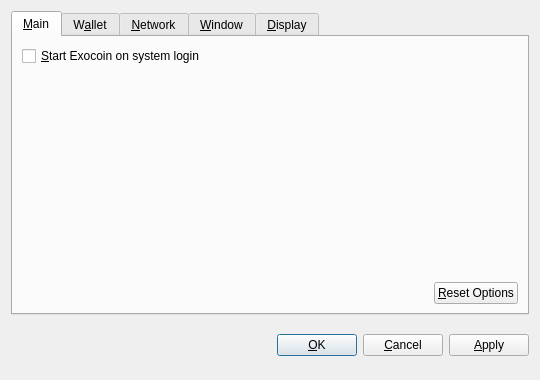
<?xml version="1.0" encoding="UTF-8"?>
<ui version="4.0">
 <class>OptionsDialog</class>
 <widget class="QDialog" name="OptionsDialog">
  <property name="geometry">
   <rect>
    <x>0</x>
    <y>0</y>
    <width>540</width>
    <height>380</height>
   </rect>
  </property>
  <property name="windowTitle">
   <string>Options</string>
  </property>
  <property name="modal">
   <bool>true</bool>
  </property>
  <layout class="QVBoxLayout" name="verticalLayout">
   <item>
    <widget class="QTabWidget" name="tabWidget">
     <property name="tabPosition">
      <enum>QTabWidget::North</enum>
     </property>
     <property name="currentIndex">
      <number>0</number>
     </property>
     <widget class="QWidget" name="tabMain">
      <attribute name="title">
       <string>&amp;Main</string>
      </attribute>
      <layout class="QVBoxLayout" name="verticalLayout_Main">
       <item>
        <widget class="QCheckBox" name="bitcoinAtStartup">
         <property name="toolTip">
          <string>Automatically start Exocoin after logging in to the system.</string>
         </property>
         <property name="text">
          <string>&amp;Start Exocoin on system login</string>
         </property>
        </widget>
       </item>
       <item>
        <spacer name="verticalSpacer_Main">
         <property name="orientation">
          <enum>Qt::Vertical</enum>
         </property>
         <property name="sizeHint" stdset="0">
          <size>
           <width>20</width>
           <height>40</height>
          </size>
         </property>
        </spacer>
       </item>
       <item>
        <layout class="QHBoxLayout" name="horizontalLayout_2_Main">
         <item>
          <spacer name="horizontalSpacer_2_Main">
           <property name="orientation">
            <enum>Qt::Horizontal</enum>
           </property>
           <property name="sizeHint" stdset="0">
            <size>
             <width>40</width>
             <height>20</height>
            </size>
           </property>
          </spacer>
         </item>
         <item>
          <widget class="QPushButton" name="resetButton">
           <property name="toolTip">
            <string>Reset all client options to default.</string>
           </property>
           <property name="text">
            <string>&amp;Reset Options</string>
           </property>
           <property name="autoDefault">
            <bool>false</bool>
           </property>
          </widget>
         </item>
        </layout>
       </item>
      </layout>
     </widget>
     <widget class="QWidget" name="tabWallet">
      <attribute name="title">
       <string>W&amp;allet</string>
      </attribute>
      <layout class="QVBoxLayout" name="verticalLayout_Network">
       <item>
        <widget class="QLabel" name="transactionFeeInfoLabel">
         <property name="text">
          <string>Optional transaction fee per kB that helps make sure your transactions are processed quickly. Most transactions are 1 kB.</string>
         </property>
         <property name="textFormat">
          <enum>Qt::PlainText</enum>
         </property>
         <property name="wordWrap">
          <bool>true</bool>
         </property>
        </widget>
       </item>
       <item>
        <layout class="QHBoxLayout" name="horizontalLayout_1_Main">
         <item>
          <widget class="QLabel" name="transactionFeeLabel">
           <property name="text">
            <string>Pay transaction &amp;fee</string>
           </property>
           <property name="textFormat">
            <enum>Qt::PlainText</enum>
           </property>
           <property name="buddy">
            <cstring>transactionFee</cstring>
           </property>
          </widget>
         </item>
         <item>
          <widget class="BitcoinAmountField" name="transactionFee"/>
         </item>
         <item>
          <spacer name="horizontalSpacer_1_Main">
           <property name="orientation">
            <enum>Qt::Horizontal</enum>
           </property>
           <property name="sizeHint" stdset="0">
            <size>
             <width>40</width>
             <height>20</height>
            </size>
           </property>
          </spacer>
         </item>
        </layout>
       </item>
       <item>
        <widget class="QLabel" name="label">
         <property name="text">
          <string>If you disable the spending of unconfirmed change, the change from a transaction cannot be used until that transaction has at least one confirmation. This also affects how your balance is computed.</string>
         </property>
         <property name="wordWrap">
          <bool>true</bool>
         </property>
        </widget>
       </item>
       <item>
        <widget class="QCheckBox" name="spendZeroConfChange">
         <property name="text">
          <string>Spend unconfirmed change  (experts only)</string>
         </property>
        </widget>
       </item>
       <item>
        <spacer name="verticalSpacer">
         <property name="orientation">
          <enum>Qt::Vertical</enum>
         </property>
         <property name="sizeHint" stdset="0">
          <size>
           <width>20</width>
           <height>40</height>
          </size>
         </property>
        </spacer>
       </item>
      </layout>
     </widget>
     <widget class="QWidget" name="tabNetwork">
      <attribute name="title">
       <string>&amp;Network</string>
      </attribute>
      <layout class="QVBoxLayout" name="verticalLayout_Network">
       <item>
        <widget class="QCheckBox" name="mapPortUpnp">
         <property name="toolTip">
          <string>Automatically open the Exocoin client port on the router. This only works when your router supports UPnP and it is enabled.</string>
         </property>
         <property name="text">
          <string>Map port using &amp;UPnP</string>
         </property>
        </widget>
       </item>
       <item>
        <widget class="QCheckBox" name="connectSocks">
         <property name="toolTip">
          <string>Connect to the Exocoin network through a SOCKS proxy (e.g. when connecting through Tor).</string>
         </property>
         <property name="text">
          <string>&amp;Connect through SOCKS proxy:</string>
         </property>
        </widget>
       </item>
       <item>
        <layout class="QHBoxLayout" name="horizontalLayout_Network">
         <item>
          <widget class="QLabel" name="proxyIpLabel">
           <property name="text">
            <string>Proxy &amp;IP:</string>
           </property>
           <property name="textFormat">
            <enum>Qt::PlainText</enum>
           </property>
           <property name="buddy">
            <cstring>proxyIp</cstring>
           </property>
          </widget>
         </item>
         <item>
          <widget class="QValidatedLineEdit" name="proxyIp">
           <property name="maximumSize">
            <size>
             <width>140</width>
             <height>16777215</height>
            </size>
           </property>
           <property name="toolTip">
            <string>IP address of the proxy (e.g. 127.0.0.1)</string>
           </property>
          </widget>
         </item>
         <item>
          <widget class="QLabel" name="proxyPortLabel">
           <property name="text">
            <string>&amp;Port:</string>
           </property>
           <property name="textFormat">
            <enum>Qt::PlainText</enum>
           </property>
           <property name="buddy">
            <cstring>proxyPort</cstring>
           </property>
          </widget>
         </item>
         <item>
          <widget class="QLineEdit" name="proxyPort">
           <property name="maximumSize">
            <size>
             <width>55</width>
             <height>16777215</height>
            </size>
           </property>
           <property name="toolTip">
            <string>Port of the proxy (e.g. 9050)</string>
           </property>
          </widget>
         </item>
         <item>
          <widget class="QLabel" name="socksVersionLabel">
           <property name="text">
            <string>SOCKS &amp;Version:</string>
           </property>
           <property name="textFormat">
            <enum>Qt::PlainText</enum>
           </property>
           <property name="buddy">
            <cstring>socksVersion</cstring>
           </property>
          </widget>
         </item>
         <item>
          <widget class="QValueComboBox" name="socksVersion">
           <property name="toolTip">
            <string>SOCKS version of the proxy (e.g. 5)</string>
           </property>
          </widget>
         </item>
         <item>
          <spacer name="horizontalSpacer_Network">
           <property name="orientation">
            <enum>Qt::Horizontal</enum>
           </property>
           <property name="sizeHint" stdset="0">
            <size>
             <width>40</width>
             <height>20</height>
            </size>
           </property>
          </spacer>
         </item>
        </layout>
       </item>
       <item>
        <spacer name="verticalSpacer_Network">
         <property name="orientation">
          <enum>Qt::Vertical</enum>
         </property>
         <property name="sizeHint" stdset="0">
          <size>
           <width>20</width>
           <height>40</height>
          </size>
         </property>
        </spacer>
       </item>
      </layout>
     </widget>
     <widget class="QWidget" name="tabWindow">
      <attribute name="title">
       <string>&amp;Window</string>
      </attribute>
      <layout class="QVBoxLayout" name="verticalLayout_Window">
       <item>
        <widget class="QCheckBox" name="minimizeToTray">
         <property name="toolTip">
          <string>Show only a tray icon after minimizing the window.</string>
         </property>
         <property name="text">
          <string>&amp;Minimize to the tray instead of the taskbar</string>
         </property>
        </widget>
       </item>
       <item>
        <widget class="QCheckBox" name="minimizeOnClose">
         <property name="toolTip">
          <string>Minimize instead of exit the application when the window is closed. When this option is enabled, the application will be closed only after selecting Quit in the menu.</string>
         </property>
         <property name="text">
          <string>M&amp;inimize on close</string>
         </property>
        </widget>
       </item>
       <item>
        <spacer name="verticalSpacer_Window">
         <property name="orientation">
          <enum>Qt::Vertical</enum>
         </property>
         <property name="sizeHint" stdset="0">
          <size>
           <width>20</width>
           <height>40</height>
          </size>
         </property>
        </spacer>
       </item>
      </layout>
     </widget>
     <widget class="QWidget" name="tabDisplay">
      <attribute name="title">
       <string>&amp;Display</string>
      </attribute>
      <layout class="QVBoxLayout" name="verticalLayout_Display">
       <item>
        <layout class="QHBoxLayout" name="horizontalLayout_1_Display">
         <item>
          <widget class="QLabel" name="langLabel">
           <property name="text">
            <string>User Interface &amp;language:</string>
           </property>
           <property name="textFormat">
            <enum>Qt::PlainText</enum>
           </property>
           <property name="buddy">
            <cstring>lang</cstring>
           </property>
          </widget>
         </item>
         <item>
          <widget class="QValueComboBox" name="lang">
           <property name="toolTip">
            <string>The user interface language can be set here. This setting will take effect after restarting Exocoin.</string>
           </property>
          </widget>
         </item>
        </layout>
       </item>
       <item>
        <layout class="QHBoxLayout" name="horizontalLayout_2_Display">
         <item>
          <widget class="QLabel" name="unitLabel">
           <property name="text">
            <string>&amp;Unit to show amounts in:</string>
           </property>
           <property name="textFormat">
            <enum>Qt::PlainText</enum>
           </property>
           <property name="buddy">
            <cstring>unit</cstring>
           </property>
          </widget>
         </item>
         <item>
          <widget class="QValueComboBox" name="unit">
           <property name="toolTip">
            <string>Choose the default subdivision unit to show in the interface and when sending coins.</string>
           </property>
          </widget>
         </item>
        </layout>
       </item>
       <item>
        <widget class="QCheckBox" name="displayAddresses">
         <property name="toolTip">
          <string>Whether to show Exocoin addresses in the transaction list or not.</string>
         </property>
         <property name="text">
          <string>&amp;Display addresses in transaction list</string>
         </property>
        </widget>
       </item>
       <item>
        <widget class="QCheckBox" name="coinControlFeatures">
         <property name="toolTip">
          <string>Whether to show coin control features or not.</string>
         </property>
         <property name="text">
          <string>Display coin &amp;control features (experts only!)</string>
         </property>
        </widget>
       </item>
       <item>
        <spacer name="verticalSpacer_Display">
         <property name="orientation">
          <enum>Qt::Vertical</enum>
         </property>
         <property name="sizeHint" stdset="0">
          <size>
           <width>20</width>
           <height>40</height>
          </size>
         </property>
        </spacer>
       </item>
      </layout>
     </widget>
    </widget>
   </item>
   <item>
    <layout class="QHBoxLayout" name="horizontalLayout_Buttons">
     <item>
      <spacer name="horizontalSpacer_1">
       <property name="orientation">
        <enum>Qt::Horizontal</enum>
       </property>
       <property name="sizeHint" stdset="0">
        <size>
         <width>40</width>
         <height>48</height>
        </size>
       </property>
      </spacer>
     </item>
     <item>
      <widget class="QLabel" name="statusLabel">
       <property name="font">
        <font>
         <weight>75</weight>
         <bold>true</bold>
        </font>
       </property>
       <property name="text">
        <string/>
       </property>
       <property name="textFormat">
        <enum>Qt::PlainText</enum>
       </property>
       <property name="wordWrap">
        <bool>true</bool>
       </property>
      </widget>
     </item>
     <item>
      <spacer name="horizontalSpacer_2">
       <property name="orientation">
        <enum>Qt::Horizontal</enum>
       </property>
       <property name="sizeHint" stdset="0">
        <size>
         <width>40</width>
         <height>48</height>
        </size>
       </property>
      </spacer>
     </item>
     <item>
      <widget class="QPushButton" name="okButton">
       <property name="text">
        <string>&amp;OK</string>
       </property>
      </widget>
     </item>
     <item>
      <widget class="QPushButton" name="cancelButton">
       <property name="text">
        <string>&amp;Cancel</string>
       </property>
       <property name="autoDefault">
        <bool>false</bool>
       </property>
      </widget>
     </item>
     <item>
      <widget class="QPushButton" name="applyButton">
       <property name="text">
        <string>&amp;Apply</string>
       </property>
       <property name="autoDefault">
        <bool>false</bool>
       </property>
      </widget>
     </item>
    </layout>
   </item>
  </layout>
 </widget>
 <customwidgets>
  <customwidget>
   <class>BitcoinAmountField</class>
   <extends>QSpinBox</extends>
   <header>bitcoinamountfield.h</header>
  </customwidget>
  <customwidget>
   <class>QValueComboBox</class>
   <extends>QComboBox</extends>
   <header>qvaluecombobox.h</header>
  </customwidget>
  <customwidget>
   <class>QValidatedLineEdit</class>
   <extends>QLineEdit</extends>
   <header>qvalidatedlineedit.h</header>
  </customwidget>
 </customwidgets>
 <resources/>
 <connections/>
</ui>
